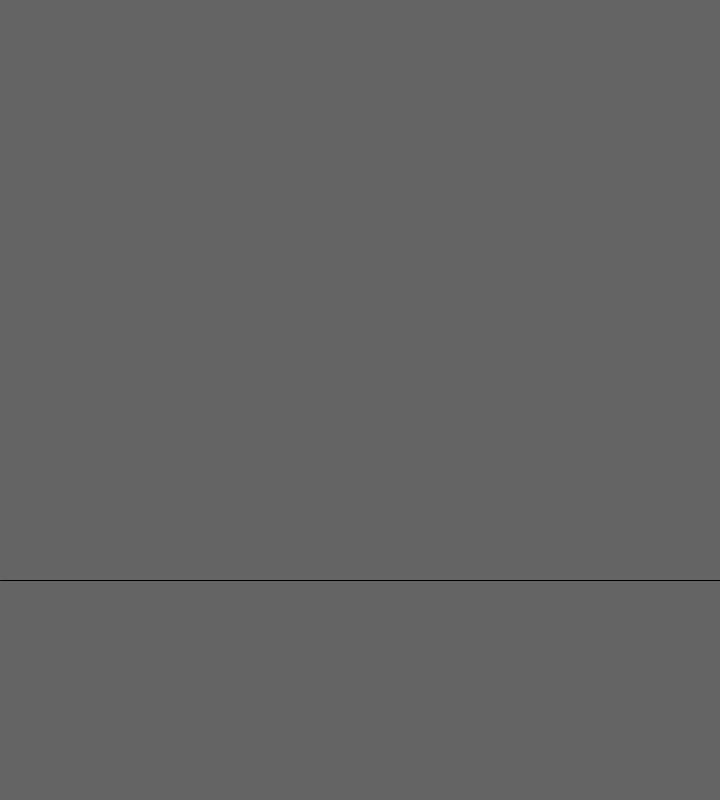
Frame 1 (no input)
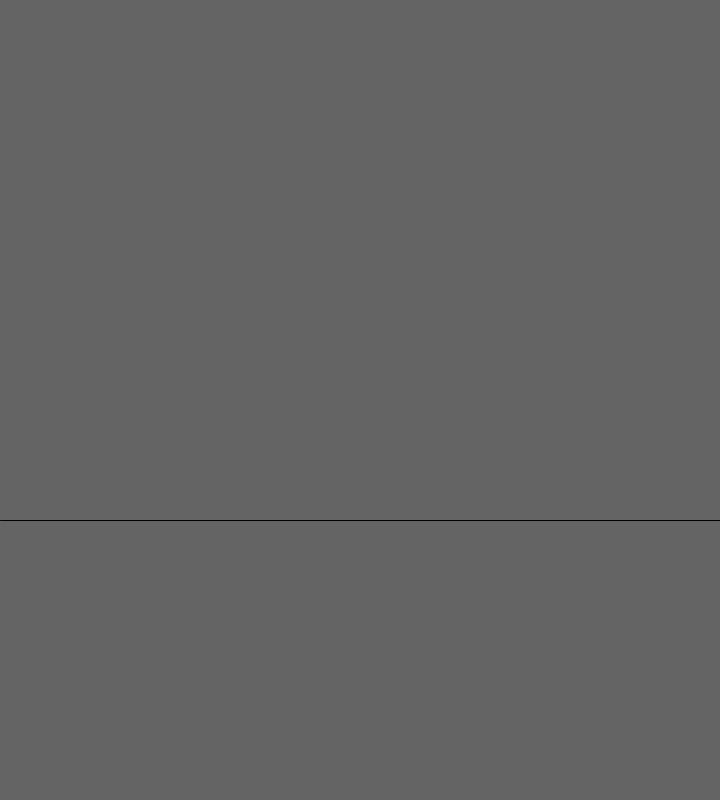
Frame 2 (the mouse pressed at the canvas centre, redrawn once)

The Processing sketch that drew these frames (run headless with seeded random() and noise(); the mouse was pressed at the canvas centre and the sketch redrawn once):

// Processing sketch: Click_the_Line
// ── Click_the_Line.pde
float y;
 
// The statements in the setup() function 
// execute once when the program begins
void setup() {
  size(720, 800);  // Size should be the first statement
  stroke(0);     // Set line drawing color to BLACK
  noLoop();
  y = height * 0.8;
}

// The statements in draw() are executed until the 
// program is stopped. Each statement is executed in 
// sequence and after the last line is read, the first 
// line is executed again.
void draw() { 
  background(100);   // Set the background to GREY
  y = y - 60;        // Bigger Steps 
  if (y < 0) { y = height; } 
  line(0, y, width, y);  
} 

void mousePressed() {
  redraw();
}
